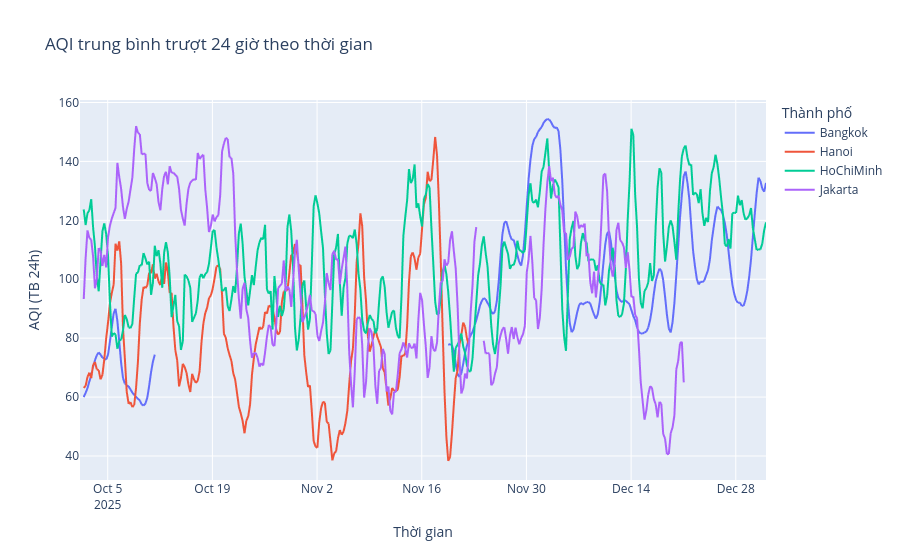

The cell this chart's notebook holds for it:
### Code cell
# Lấy mẫu mỗi 6 giờ cho mỗi thành phố để biểu đồ nhẹ và không bị chồng chéo
sample = df[df.groupby('city').cumcount() % 6 == 0].copy()

fig = px.line(
    sample, 
    x='datetime_local', 
    y='AQI_Rolling_24h', 
    color='city',
    title='AQI trung bình trượt 24 giờ theo thời gian',
    labels={'datetime_local': 'Thời gian', 'AQI_Rolling_24h': 'AQI (TB 24h)', 'city': 'Thành phố'}
)
fig.show()

### Figure 1 — Plotly figure (JSON) as saved in the notebook; plotly's stock layout.template omitted (floating-point values rounded to 4 significant figures; data arrays with more than 128 entries replaced by an {"elided": "..."} marker saying what was removed)
{"data": [{"hovertemplate": "Thành phố=Bangkok<br>Thời gian=%{x}<br>AQI (TB 24h)=%{y}<extra></extra>", "legendgroup": "Bangkok", "line": {"color": "#636efa", "dash": "solid"}, "marker": {"symbol": "circle"}, "mode": "lines", "name": "Bangkok", "showlegend": true, "type": "scattergl", "x": {"elided": "368 str values"}, "xaxis": "x", "y": {"elided": "368 float values"}, "yaxis": "y"}, {"hovertemplate": "Thành phố=Hanoi<br>Thời gian=%{x}<br>AQI (TB 24h)=%{y}<extra></extra>", "legendgroup": "Hanoi", "line": {"color": "#EF553B", "dash": "solid"}, "marker": {"symbol": "circle"}, "mode": "lines", "name": "Hanoi", "showlegend": true, "type": "scattergl", "x": {"elided": "353 str values"}, "xaxis": "x", "y": {"elided": "353 float values"}, "yaxis": "y"}, {"hovertemplate": "Thành phố=HoChiMinh<br>Thời gian=%{x}<br>AQI (TB 24h)=%{y}<extra></extra>", "legendgroup": "HoChiMinh", "line": {"color": "#00cc96", "dash": "solid"}, "marker": {"symbol": "circle"}, "mode": "lines", "name": "HoChiMinh", "showlegend": true, "type": "scattergl", "x": {"elided": "368 str values"}, "xaxis": "x", "y": {"elided": "368 float values"}, "yaxis": "y"}, {"hovertemplate": "Thành phố=Jakarta<br>Thời gian=%{x}<br>AQI (TB 24h)=%{y}<extra></extra>", "legendgroup": "Jakarta", "line": {"color": "#ab63fa", "dash": "solid"}, "marker": {"symbol": "circle"}, "mode": "lines", "name": "Jakarta", "showlegend": true, "type": "scattergl", "x": {"elided": "367 str values"}, "xaxis": "x", "y": {"elided": "367 float values"}, "yaxis": "y"}], "layout": {"legend": {"title": {"text": "Thành phố"}, "tracegroupgap": 0}, "title": {"text": "AQI trung bình trượt 24 giờ theo thời gian"}, "xaxis": {"anchor": "y", "domain": [0, 1], "title": {"text": "Thời gian"}}, "yaxis": {"anchor": "x", "domain": [0, 1], "title": {"text": "AQI (TB 24h)"}}}}
